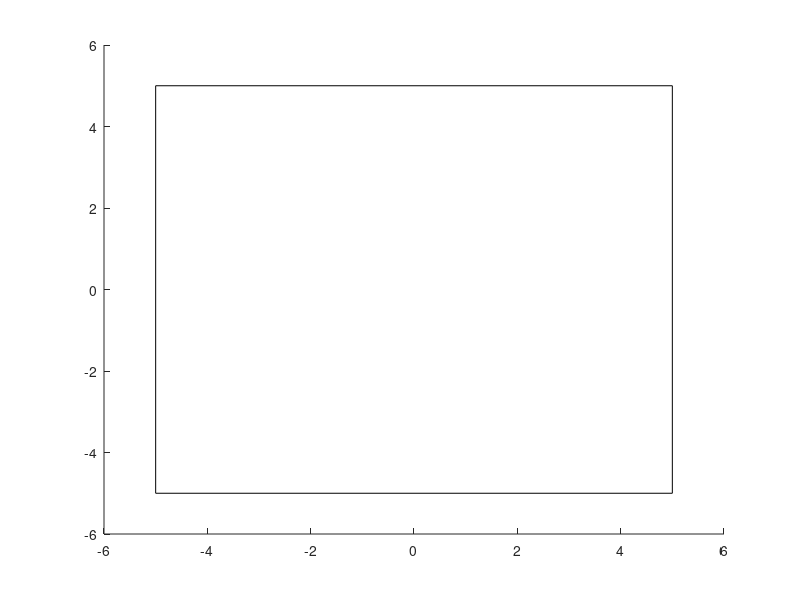

Write the MATLAB code that produced this figure.
function prettyBorder(varargin)

p = inputParser;
addParameter(p, 'XLim', [-5 5]);
addParameter(p, 'YLim', [-5 5]);
addParameter(p, 'LineWidth', 0.5);
parse(p, varargin{:});
XMin = p.Results.XLim(1);
XMax = p.Results.XLim(2);
YMin = p.Results.YLim(1);
YMax = p.Results.YLim(2);
LineWidth = p.Results.LineWidth;

% Create border
line([XMin XMax XMax XMin XMin], ...
	[YMin YMin YMax YMax YMin], ...
	[1 1 1 1 1], ...
	'Color', [0 0 0], ...
	'HandleVisibility', 'off', ...
	'LineStyle', '-', ...
	'LineWidth', LineWidth);

end